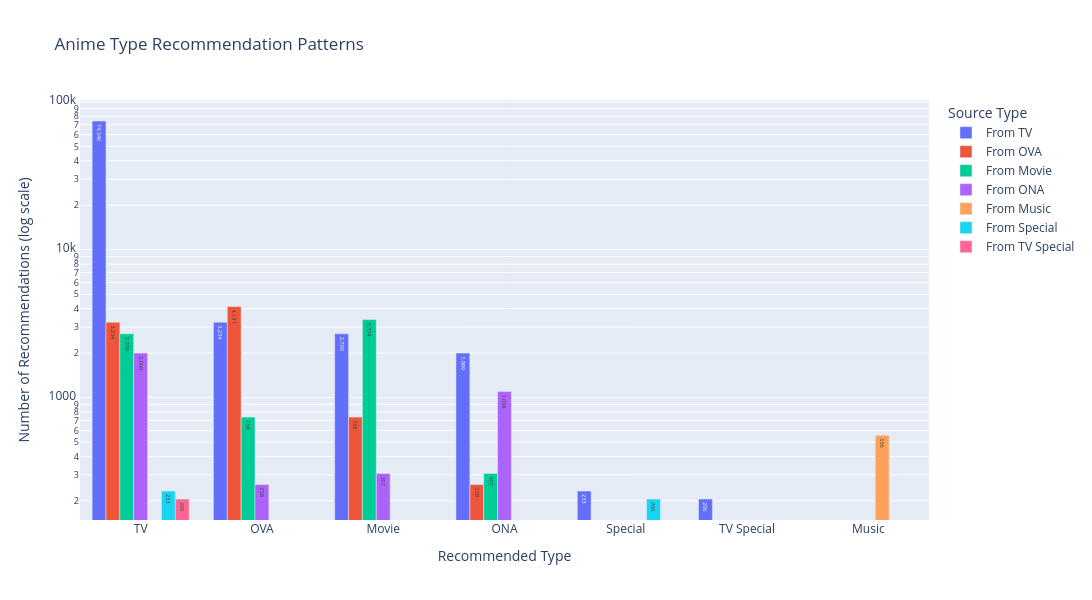

Notebook cell for this chart:
### Markdown cell above
### The Secret Recipe Book

Anime isn't divided into genres, it's divided into _genre combinations_ that create specific feelings.  
Fans don't want "more action." They want "that exact emotional cocktail."

**The winning formulas:**

- **Action + Fantasy** = Epic scale where stakes feel limitless
- **Comedy + Romance** = Emotional safety with an escape hatch
- **Drama + Anything** = Depth multiplier that makes everything matter more

**Action's secret weapon:** It's not about explosions, it's about making internal conflicts external. Philosophical debates become sword fights.  
Romantic tension becomes chase scenes. Action translates emotion into spectacle.

**Comedy's tribal nature:** Comedy fans cluster tight, recommending similar comedy. Why? Humor is deeply personal.  
When you find comedy that works for you, you stick with it. Comic sensibility is identity-defining.

**The truth:** Pure genres are myths. The best anime know exactly which 2-3 genres to blend and in what proportions.

And the format! This a key component for our "bestselling anime".

### Code cell
fig = gu.recommendation_type_patterns()
fig.show()

### Figure 1 — Plotly figure (JSON) as saved in the notebook; plotly's stock layout.template omitted (floating-point values rounded to 4 significant figures)
{"data": [{"hovertemplate": "<b>TV → %{x}</b><br>Recommendations: %{y:,}<br><extra></extra>", "name": "From TV", "text": ["74,346", "3,234", "2,700", "1,999", "233", "206"], "textposition": "auto", "type": "bar", "x": ["TV", "OVA", "Movie", "ONA", "Special", "TV Special"], "y": [74346, 3234, 2700, 1999, 233, 206]}, {"hovertemplate": "<b>OVA → %{x}</b><br>Recommendations: %{y:,}<br><extra></extra>", "name": "From OVA", "text": ["4,131", "3,234", "738", "258"], "textposition": "auto", "type": "bar", "x": ["OVA", "TV", "Movie", "ONA"], "y": [4131, 3234, 738, 258]}, {"hovertemplate": "<b>Movie → %{x}</b><br>Recommendations: %{y:,}<br><extra></extra>", "name": "From Movie", "text": ["3,374", "2,700", "738", "307"], "textposition": "auto", "type": "bar", "x": ["Movie", "TV", "OVA", "ONA"], "y": [3374, 2700, 738, 307]}, {"hovertemplate": "<b>ONA → %{x}</b><br>Recommendations: %{y:,}<br><extra></extra>", "name": "From ONA", "text": ["2,000", "1,098", "307", "258"], "textposition": "auto", "type": "bar", "x": ["TV", "ONA", "Movie", "OVA"], "y": [2000, 1098, 307, 258]}, {"hovertemplate": "<b>Music → %{x}</b><br>Recommendations: %{y:,}<br><extra></extra>", "name": "From Music", "text": ["556"], "textposition": "auto", "type": "bar", "x": ["Music"], "y": [556]}, {"hovertemplate": "<b>Special → %{x}</b><br>Recommendations: %{y:,}<br><extra></extra>", "name": "From Special", "text": ["233", "206"], "textposition": "auto", "type": "bar", "x": ["TV", "Special"], "y": [233, 206]}, {"hovertemplate": "<b>TV Special → %{x}</b><br>Recommendations: %{y:,}<br><extra></extra>", "name": "From TV Special", "text": ["206"], "textposition": "auto", "type": "bar", "x": ["TV"], "y": [206]}], "layout": {"barmode": "group", "height": 600, "hovermode": "x unified", "legend": {"title": {"text": "Source Type"}}, "title": {"text": "Anime Type Recommendation Patterns"}, "width": 1200, "xaxis": {"title": {"text": "Recommended Type"}}, "yaxis": {"title": {"text": "Number of Recommendations (log scale)"}, "type": "log"}}}
